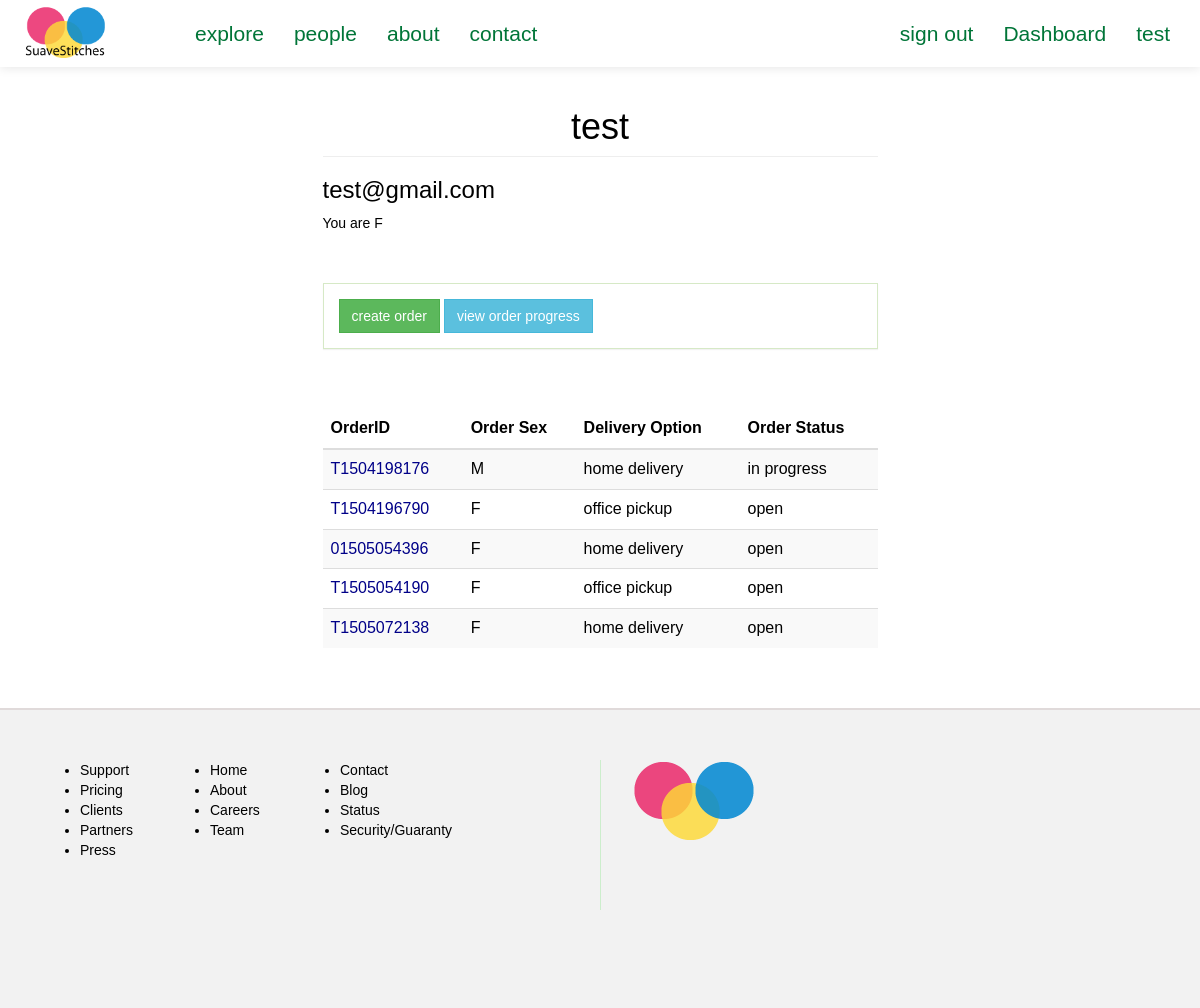
The page /suave/dashboard/ (signed in) on the database its author committed.
### suave/models.py (models this page shows, shortened)
class Client(models.Model):
	FEMALE = 'F'
	MALE = 'M'
	SEX_CHOICE = (
		(FEMALE, 'F'),
		(MALE, 'M'),
	)
	user = models.OneToOneField(User)
	address = models.CharField(max_length=200, null=True)
	preference = models.CharField(max_length=40)
	sex = models.CharField(max_length=2, choices=SEX_CHOICE, default=" ")

class Order(models.Model):
	client = models.ForeignKey(Client, null=True)
	sizetable = models.ForeignKey(SizeTable, null=True)
	tailor = models.ForeignKey(Tailor, null=True)
	fabric = models.CharField(max_length=50, null=True)
	style = models.CharField(max_length=100, null=True)
	main_order_id = models.CharField(max_length=15, null=True)
	details = models.CharField(max_length=250, null=True) #*
	delivery_option = models.CharField(max_length=100, null=True)
	service_option = models.CharField(max_length=100, null=True)
	sex = models.CharField(max_length=2, default=' ')
	status = models.CharField(max_length=20, default='OPEN') #*
	cost = models.IntegerField(default=0000) # final cost of order
	date = models.DateField(auto_now_add=True)

### suave/views.py (the view)
@login_required
def clientDashboard(request):
	context = {}
	context['title'] = 'SuaveStitches Nigeria'
	client = Client.objects.get(user=request.user)
	if request.session['new_user_check'] == 1:
		context['new_user_check'] = True
		request.session['new_user_check'] = 2
	context['orders'] = Order.objects.filter(client=client)
	return render(request, 'i/client/dashboard.html', context)

### suave/templates/i/client/dashboard.html (shortened to what this page needs)
{% extends "i/layout/base.html" %}
{% block main_section %}
	<div class="col-lg-6 col-lg-offset-3">
		<h1 class="page-header">{{ user.username }}</h1>
		<h3>{{ user.email }}</h3>
		<p>You are {{ user.client.sex }}</p>
		<br><br>
		<div class="dashboard-button-panel panel panel-body panel-success">
			<a href="{% url 'suave:createOrder' %}" class="btn btn-success">create order</a>
			<a href="" class="btn btn-info">view order progress</a>
		</div>
		<br><br>
		{% if orders %}
			<table class="table table-striped table-hover">
				<thead>
					<tr>
						<th>OrderID</th>
						<th>Order Sex</th>
						<th>Delivery Option</th>
						<th>Order Status</th>
					</tr>
				</thead>
				<tbody>
					{% for order in orders %}
					<tr>
						<td style="color:#008"><span>{{ order.main_order_id }}</span></td>
						<td>{{ order.sex }}</td>
						<td>{{ order.delivery_option|lower }}</td>
						<td>{{ order.status|lower }}</td>
					</tr>
					{% endfor %}
				</tbody>
			</table>
		{% endif %}
		<br><br>
	</div>
{% endblock %}

### suave/templates/i/layout/base.html (shortened to what this page needs)
<html>
	<head>
		{% load staticfiles %}
		<link rel="stylesheet" type="text/css" href="{% static 'css/style.css' %}">
		<link rel="stylesheet" type="text/css" href="{% static 'fonts/font-awesome/css/font-awesome.min.css' %}">
	</head>
	{% if tailorPage %}
	<body class="tailorPage-color">
	{% else %}
	<body>
	{% endif %}
	{% if tailorPage %}
		<nav class="navbar navbar-default" role="navigation" style="background:#FBE9E7">
	{% else %}
		<nav class="navbar navbar-default" role="navigation">
	{% endif %}
			<div class="container">
				<div class="row">
					<div class="navbar-header">
						<div id="header">
							<a class="navbar-brand" href="/suave">
								<img src="{% static 'img/my_logo_1.png' %}">
							</a>
						</div>
					</div>
					<div class="collapse navbar-collapse navbar-ex1-collapse">
						<ul class="nav navbar-nav navbar-left">
							<li class=""><a href style="background:#">explore</a></li>
							<li class=""><a href="{% url 'suave:tailorHome' %}">people</a></li>
							<li class=""><a >about</a></li>
							<li class=""><a >contact</a></li>
						</ul>
						<ul class="nav navbar-nav navbar-right">
							{% if user.is_authenticated %}
							<li><a href="{% url 'suave:signout' %}" class="">sign out</a></li>
								{% if user.tailor.rate %}
									<li><a href="{% url 'suave:tailorDashboard' %}" class="">Dashboard</a></li>
								{% else %}
									<li><a href="{% url 'suave:clientDashboard' %}" class="">Dashboard</a></li>
								{% endif %}
							<li><a class="">{{user}}</a></li>
							{% else %}
							<li><a role="button" class="" data-toggle="modal" data-target=".bs-example-modal-sm">sign in</a></li>
							{% endif %}
						</ul>
					</div>
				</div>
			</div>
		</nav>
		<div class="container">
			<div class="row">
					{% block main_section %}
					{% endblock %}
			</div>
		</div>
		<div class="footer">
			<div class="col-lg-6 footer-left">
				<ul class="col-sm-3">
					<li>Support</li>
					<li>Pricing</li>
					<li>Clients</li>
					<li>Partners</li>
					<li>Press</li>
				</ul>
				<ul class="col-sm-3">
					<li>Home</li>
					<li>About</li>
					<li>Careers</li>
					<li>Team</li>
				</ul>
				<ul class="col-sm-3">
					<li>Contact</li>
					<li>Blog</li>
					<li>Status</li>
					<li>Security/Guaranty</li>
				</ul>
			</div>
			<div class="col-lg-6 footer-right">
				<img src="{% static 'img/my_logo.png' %}">
			</div>
		</div>
	</body>
</html>

### suave/static/css/style.css (style rules this page uses)
a { text-decoration: none; }
#header img { width: 65%; }
.navbar { background-repeat: no-repeat; border-bottom: 1px solid #178ACC; box-shadow: 0px 1px 10px rgba(0, 0, 0, 0.1); border-radius: 0px; margin-bottom: 0px; }
.navbar-default { background: #fff; border-color: #fff; }
.navbar-default .navbar-brand, .navbar-default .navbar-brand:hover, .navbar-default .navbar-brand:focus, .navbar-default .navbar-nav > li > a { color: #007538; font-size: 1.5em; }
.navbar-default .navbar-nav > li > a { line-height: 35px; }
.footer { min-height: 300px; background: #f2f2f2; padding: 50px; border-top: 2px #e0dada solid; }
.footer-right { height: 150px; border-left: 1px #cec solid; }
img { border: 0; max-width: 100%; }
#header { margin: -10px auto auto auto; }
*:not(span) { -webkit-border-radius: 0 !important; -moz-border-radius: 0 !important; -ms-border-radius: 0 !important; border-radius: 0 !important; }
.page-header { text-align: center; overflow: hidden; }
body { color: #000; font-family: weblysleek, arial; }

### rows shown on the page
Order: main_order_id "T1504198176", sex "M", delivery_option "home delivery", status "in progress"
Order: main_order_id "T1504196790", sex "F", delivery_option "office pickup", status "open"
Order: main_order_id "01505054396", sex "F", delivery_option "home delivery", status "open"
Order: main_order_id "T1505054190", sex "F", delivery_option "office pickup", status "open"
Order: main_order_id "T1505072138", sex "F", delivery_option "home delivery", status "open"

### other values the page prints
{{ user }} "test"
{{ user.username }} "test"
{{ user.email }} "test@gmail.com"
{{ user.client.sex }} "F"
